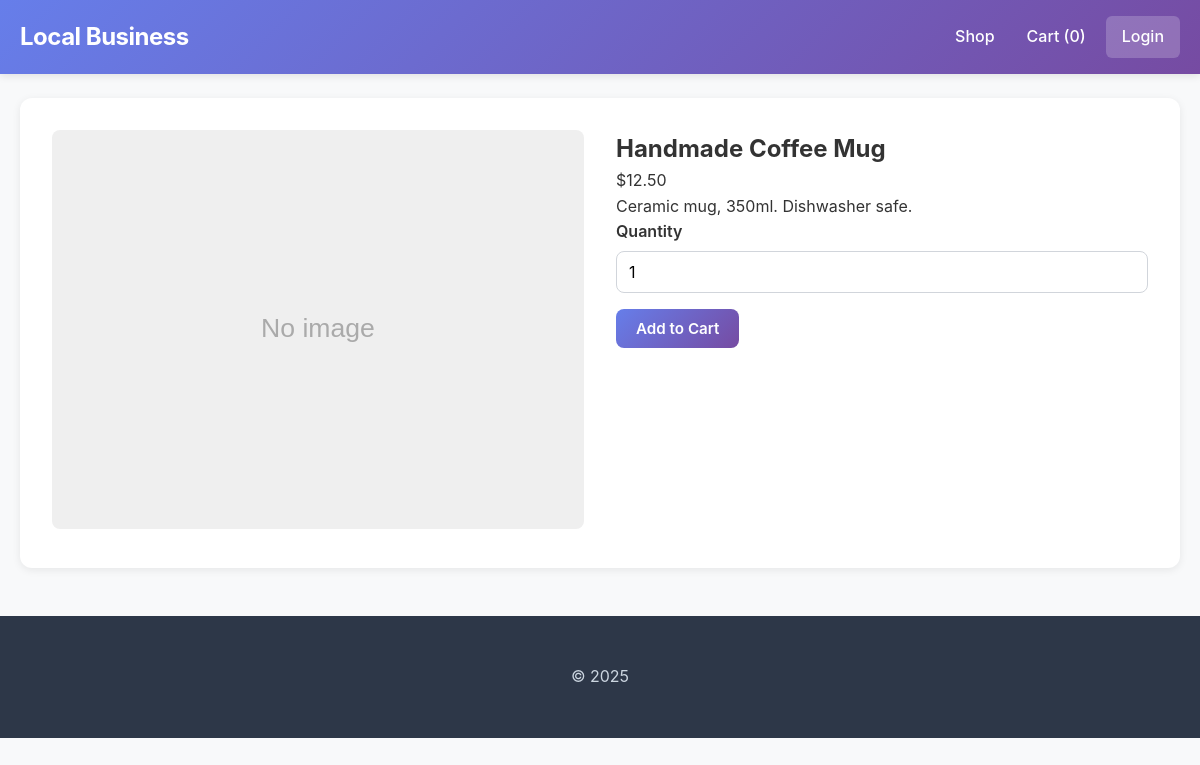
Screenshot of /product.php?id=1 with the database file from the repository.
### tables this page shows
CREATE TABLE IF NOT EXISTS products (
  id INT AUTO_INCREMENT PRIMARY KEY,
  name VARCHAR(255) NOT NULL,
  description TEXT,
  image VARCHAR(255) DEFAULT NULL,
  price DECIMAL(10,2) NOT NULL DEFAULT 0.00,
  category VARCHAR(100) DEFAULT NULL,
  created_at TIMESTAMP DEFAULT CURRENT_TIMESTAMP
);

### src/ecommerce.php (called while the page is built, shortened)
<?php
function sanitize($v) {
    return htmlspecialchars(trim($v), ENT_QUOTES, 'UTF-8');
}
function isLoggedIn() {
    return isset($_SESSION['user_id']);
}
function getProductById(PDO $pdo, $id) {
    $stmt = $pdo->prepare('SELECT * FROM products WHERE id = ?');
    $stmt->execute([$id]);
    return $stmt->fetch();
}
?>

### public/product.php (the view, shortened to what this page needs)
<?php
require_once __DIR__ . '/../src/ecommerce.php';
$id = $_GET['id'] ?? null;
$product = getProductById($pdo, $id);
?>
<!doctype html>
<html lang="en">
<head>
  <link rel="stylesheet" href="/css/styles.css">
</head>
<body>
  <header class="">
    <div class="header-inner">
      <div class="brand"><a href="/index.php" style="color:white;text-decoration:none">Local Business</a></div>
      <div class="nav">
        <a href="/shop.php">Shop</a>
        <a href="/cart.php">Cart (<?php echo array_sum($_SESSION['cart'] ?? []); ?>)</a>
        <div class="topbar-actions">
          <?php if(isLoggedIn()): ?>
            <a href="/logout.php">Logout</a>
          <?php else: ?>
            <a href="/login.php" class="btn-link">Login</a>
          <?php endif; ?>
        </div>
      </div>
    </div>
  </header>
  <div class="container">
    <div class="product-detail">
      <div>
        <img src="/images/<?php echo sanitize($product['image'] ?? 'placeholder.svg'); ?>" alt="<?php echo sanitize($product['name']); ?>">
      </div>
      <div>
        <h2><?php echo sanitize($product['name']); ?></h2>
        <div class="price">$<?php echo number_format($product['price'],2); ?></div>
        <p><?php echo nl2br(sanitize($product['description'])); ?></p>
        <form method="post">
          <div class="form-row">
            <label>Quantity</label>
            <input type="number" name="qty" value="1" min="1">
          </div>
          <button class="btn" name="add_to_cart">Add to Cart</button>
        </form>
      </div>
    </div>
  </div>
  <div class="footer"><div class="container">&copy; <?php echo date('Y'); ?></div></div>
</body>
</html>

### public/css/styles.css (style rules this page uses)
* { box-sizing: border-box; margin: 0; padding: 0; }
body { font-family: -apple-system, BlinkMacSystemFont, "Segoe UI", Roboto, Oxygen, Ubuntu, Cantarell, sans-serif; line-height: 1.6; color: #333; background: #f8f9fa; }
html { font-size: 16px; }
header { background: linear-gradient(135deg, #667eea 0%, #764ba2 100%); color: white; padding: 16px 20px; box-shadow: 0 2px 8px rgba(0, 0, 0, 0.1); position: sticky; top: 0; z-index: 1000; }
.header-inner { display: flex; align-items: center; justify-content: space-between; max-width: 1200px; margin: 0 auto; flex-wrap: wrap; gap: 12px; }
.brand { font-weight: 700; font-size: 1.5rem; letter-spacing: -0.5px; }
.brand a { color: white !important; text-decoration: none; }
.nav { display: flex; gap: 8px; align-items: center; flex-wrap: wrap; }
.nav a { color: white; text-decoration: none; padding: 8px 12px; border-radius: 6px; transition: background 0.2s ease; font-weight: 500; }
.topbar-actions { display: flex; gap: 8px; align-items: center; }
.btn-link { background: rgba(255, 255, 255, 0.2); padding: 8px 16px !important; border-radius: 20px; font-weight: 600; }
.container { max-width: 1200px; margin: 24px auto; padding: 0 20px; }
.btn { display: inline-block; background: linear-gradient(135deg, #667eea 0%, #764ba2 100%); color: white; padding: 10px 20px; border-radius: 8px; text-decoration: none; border: none; font-weight: 600; cursor: pointer; transition: transform 0.2s ease, box-shadow 0.2s ease; font-size: 0.95rem; }
button.btn { font-family: inherit; }
.footer { background: #2d3748; color: #cbd5e0; padding: 24px 20px; margin-top: 48px; text-align: center; }
.form-row { margin-bottom: 16px; }
.form-row label { display: block; margin-bottom: 6px; font-weight: 600; color: #333; }
.input, input[type="text"], input[type="email"], input[type="number"], input[type="password"], textarea, select { width: 100%; padding: 10px 12px; border-radius: 8px; border: 1px solid #d1d5db; font-size: 1rem; font-family: inherit; transition: border-color 0.2s ease, box-shadow 0.2s ease; }
.product-detail { display: grid; grid-template-columns: 1fr 1fr; gap: 32px; background: white; padding: 32px; border-radius: 12px; box-shadow: 0 2px 8px rgba(0, 0, 0, 0.08); }
.product-detail img { width: 100%; border-radius: 8px; }
.product-detail h2 { margin-top: 0; }

### rows the page displays
products: image (placeholder picture), name "Handmade Coffee Mug", price "12.50", description "Ceramic mug, 350ml. Dishwasher safe."

### other values shown
array_sum($_SESSION['cart'] ?? []) "0"
